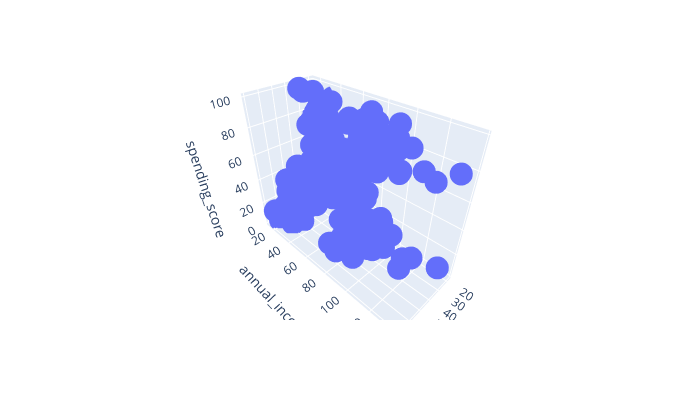

Write notebook code for a chart like this one.
### Code cell
import plotly
import plotly.express as px

fig = px.scatter_3d(
    data_frame=df, 
    x = 'age',
    y = 'annual_income', 
    z = 'spending_score', 
    width=700, 
    height=400
)

fig.show()

### Figure 1 — Plotly figure (JSON) as saved in the notebook; plotly's stock layout.template omitted (floating-point values rounded to 4 significant figures; data arrays with more than 128 entries replaced by an {"elided": "..."} marker saying what was removed)
{"data": [{"hovertemplate": "age=%{x}<br>annual_income=%{y}<br>spending_score=%{z}<extra></extra>", "legendgroup": "", "marker": {"color": "#636efa", "symbol": "circle"}, "mode": "markers", "name": "", "scene": "scene", "showlegend": false, "type": "scatter3d", "x": {"elided": "200 int values"}, "y": {"elided": "200 int values"}, "z": {"elided": "200 int values"}}], "layout": {"height": 400, "legend": {"tracegroupgap": 0}, "margin": {"t": 60}, "scene": {"domain": {"x": [0, 1], "y": [0, 1]}, "xaxis": {"title": {"text": "age"}}, "yaxis": {"title": {"text": "annual_income"}}, "zaxis": {"title": {"text": "spending_score"}}}, "width": 700}}
